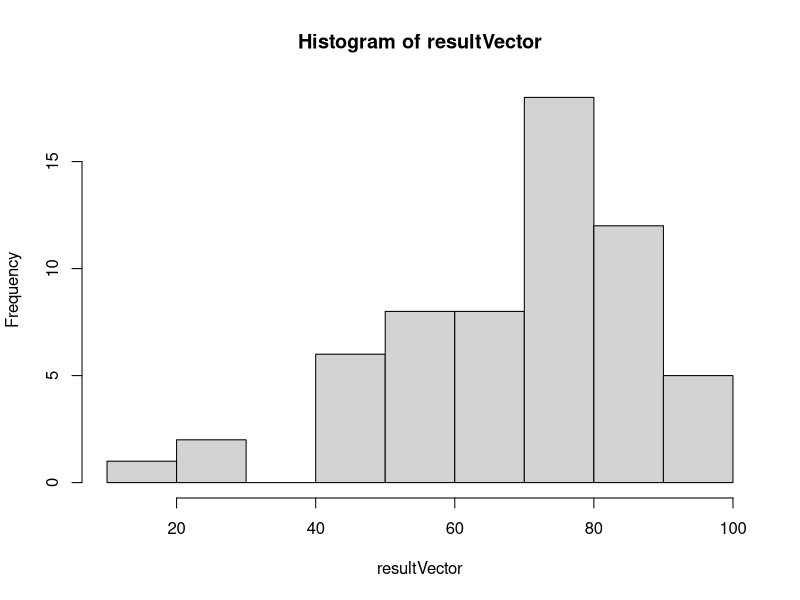

Source code (R):
#Läser in data från filen som finns i working directoryn. Hela working directoryn synkroniseras till GitHub
sourceData <- read.csv2(file = "dataVT19.csv", header=T, sep = ";")
inputData <- sourceData

#Här tar vi varannan frågas resultat (positiv fråga) minus ett och
#varannan fråga (negativ fråga) fem minus resultat. Enligt specifikationerna för SUS.

inputData$quest1 <- inputData$quest1 -1
inputData$quest2 <- 5 - inputData$quest2
inputData$quest3 <- inputData$quest3 -1
inputData$quest4 <- 5 - inputData$quest4
inputData$quest5 <- inputData$quest5 -1
inputData$quest6 <- 5 - inputData$quest6
inputData$quest7 <- inputData$quest7 -1
inputData$quest8 <- 5 - inputData$quest8
inputData$quest9 <- inputData$quest9 -1
inputData$quest10 <- 5 - inputData$quest10

resultVector <- NULL

#Loopar samtliga rader
for (i in 1:nrow(inputData)) {
  #Adderar ihop alla i-radens kolumers värden * 2.5 (enligt SUS specifikationerna)
  resultVector[i] <- sum(unlist(inputData[i,])) *2.5
}

#Räknar med hjälp av inbyggda funktioner relevant data.
resultMean <- mean(resultVector)
resultMedian <- median(resultVector)
resultSd <- sd(resultVector)
resultMin <- min(resultVector)
resultMax <- max(resultVector)

message("Medeltal: ", resultMean)
message("Median: ", resultMedian)
message("Standardavvikelse: ", resultSd)
message("Minimum: ", resultMin)
message("Maximum: ", resultMax)

#Som bonus: Histogram över resultaten :)
hist(resultVector)